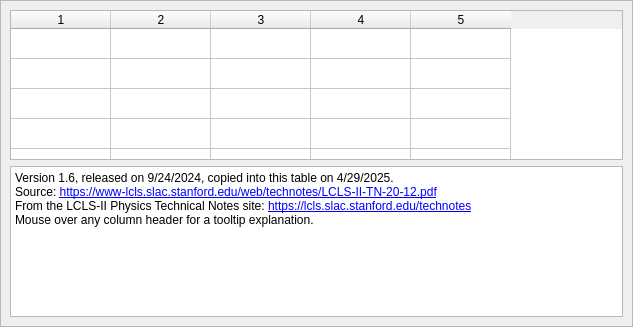
<?xml version="1.0" encoding="UTF-8"?>
<ui version="4.0">
 <class>Form</class>
 <widget class="QWidget" name="Form">
  <property name="geometry">
   <rect>
    <x>0</x>
    <y>0</y>
    <width>633</width>
    <height>327</height>
   </rect>
  </property>
  <property name="windowTitle">
   <string>Form</string>
  </property>
  <layout class="QVBoxLayout" name="verticalLayout">
   <property name="spacing">
    <number>0</number>
   </property>
   <property name="leftMargin">
    <number>0</number>
   </property>
   <property name="topMargin">
    <number>0</number>
   </property>
   <property name="rightMargin">
    <number>0</number>
   </property>
   <property name="bottomMargin">
    <number>0</number>
   </property>
   <item>
    <widget class="QScrollArea" name="scrollArea">
     <property name="widgetResizable">
      <bool>true</bool>
     </property>
     <widget class="QWidget" name="scrollAreaWidgetContents">
      <property name="geometry">
       <rect>
        <x>0</x>
        <y>0</y>
        <width>631</width>
        <height>325</height>
       </rect>
      </property>
      <layout class="QVBoxLayout" name="verticalLayout_2">
       <item>
        <widget class="QTableWidget" name="table">
         <property name="sizePolicy">
          <sizepolicy hsizetype="Expanding" vsizetype="Expanding">
           <horstretch>0</horstretch>
           <verstretch>0</verstretch>
          </sizepolicy>
         </property>
         <property name="verticalScrollBarPolicy">
          <enum>Qt::ScrollBarAlwaysOff</enum>
         </property>
         <property name="horizontalScrollBarPolicy">
          <enum>Qt::ScrollBarAlwaysOff</enum>
         </property>
         <property name="editTriggers">
          <set>QAbstractItemView::NoEditTriggers</set>
         </property>
         <property name="rowCount">
          <number>5</number>
         </property>
         <property name="columnCount">
          <number>5</number>
         </property>
         <attribute name="horizontalHeaderVisible">
          <bool>true</bool>
         </attribute>
         <attribute name="verticalHeaderVisible">
          <bool>false</bool>
         </attribute>
         <row/>
         <row/>
         <row/>
         <row/>
         <row/>
         <column/>
         <column/>
         <column/>
         <column/>
         <column/>
        </widget>
       </item>
       <item>
        <widget class="ResizingTextEdit" name="source_links_text">
         <property name="sizePolicy">
          <sizepolicy hsizetype="Expanding" vsizetype="Maximum">
           <horstretch>0</horstretch>
           <verstretch>0</verstretch>
          </sizepolicy>
         </property>
         <property name="verticalScrollBarPolicy">
          <enum>Qt::ScrollBarAlwaysOff</enum>
         </property>
         <property name="horizontalScrollBarPolicy">
          <enum>Qt::ScrollBarAlwaysOff</enum>
         </property>
         <property name="readOnly">
          <bool>true</bool>
         </property>
         <property name="html">
          <string>&lt;!DOCTYPE HTML PUBLIC &quot;-//W3C//DTD HTML 4.0//EN&quot; &quot;http://www.w3.org/TR/REC-html40/strict.dtd&quot;&gt;
&lt;html&gt;&lt;head&gt;&lt;meta name=&quot;qrichtext&quot; content=&quot;1&quot; /&gt;&lt;style type=&quot;text/css&quot;&gt;
p, li { white-space: pre-wrap; }
&lt;/style&gt;&lt;/head&gt;&lt;body style=&quot; font-family:'Sans Serif'; font-size:9pt; font-weight:400; font-style:normal;&quot;&gt;
&lt;p style=&quot; margin-top:0px; margin-bottom:0px; margin-left:0px; margin-right:0px; -qt-block-indent:0; text-indent:0px;&quot;&gt;Version 1.6, released on 9/24/2024, copied into this table on 4/29/2025.&lt;/p&gt;
&lt;p style=&quot; margin-top:0px; margin-bottom:0px; margin-left:0px; margin-right:0px; -qt-block-indent:0; text-indent:0px;&quot;&gt;Source: &lt;a href=&quot;https://www-lcls.slac.stanford.edu/web/technotes/LCLS-II-TN-20-12.pdf&quot;&gt;&lt;span style=&quot; text-decoration: underline; color:#0000ff;&quot;&gt;https://www-lcls.slac.stanford.edu/web/technotes/LCLS-II-TN-20-12.pdf&lt;/span&gt;&lt;/a&gt;&lt;/p&gt;
&lt;p style=&quot; margin-top:0px; margin-bottom:0px; margin-left:0px; margin-right:0px; -qt-block-indent:0; text-indent:0px;&quot;&gt;From the LCLS-II Physics Technical Notes site: &lt;a href=&quot;https://lcls.slac.stanford.edu/technotes&quot;&gt;&lt;span style=&quot; text-decoration: underline; color:#0000ff;&quot;&gt;https://lcls.slac.stanford.edu/technotes&lt;/span&gt;&lt;/a&gt;&lt;/p&gt;
&lt;p style=&quot; margin-top:0px; margin-bottom:0px; margin-left:0px; margin-right:0px; -qt-block-indent:0; text-indent:0px;&quot;&gt;Mouse over any column header for a tooltip explanation.&lt;/p&gt;&lt;/body&gt;&lt;/html&gt;</string>
         </property>
         <property name="textInteractionFlags">
          <set>Qt::LinksAccessibleByMouse|Qt::TextSelectableByMouse</set>
         </property>
        </widget>
       </item>
       <item>
        <spacer name="verticalSpacer">
         <property name="orientation">
          <enum>Qt::Vertical</enum>
         </property>
         <property name="sizeHint" stdset="0">
          <size>
           <width>20</width>
           <height>40</height>
          </size>
         </property>
        </spacer>
       </item>
      </layout>
     </widget>
    </widget>
   </item>
  </layout>
 </widget>
 <customwidgets>
  <customwidget>
   <class>ResizingTextEdit</class>
   <extends>QTextEdit</extends>
   <header>pmpsui.widgets</header>
  </customwidget>
 </customwidgets>
 <resources/>
 <connections/>
</ui>
